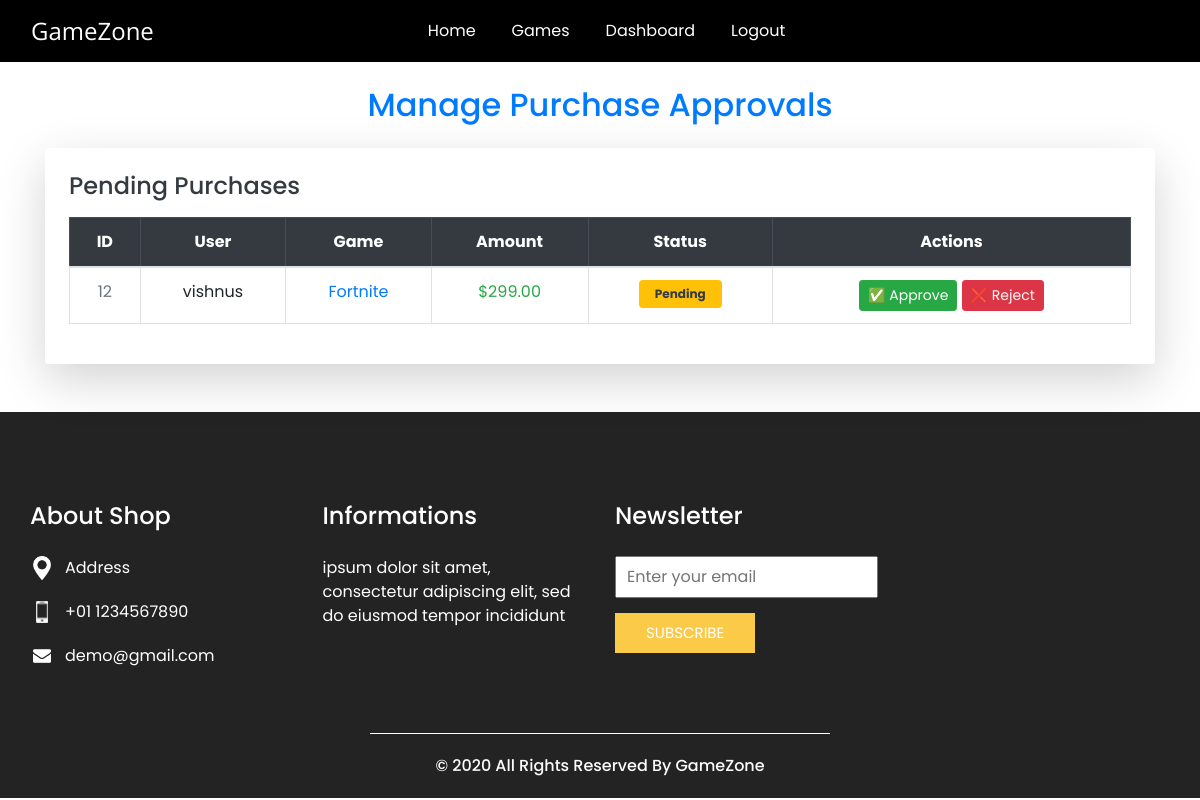
The page /game_app_staff/manage_purchase (signed in) on the database its author committed.
### game_app_user/models.py (models this page shows, shortened)
class Purchase(models.Model):
    user = models.ForeignKey(CustomUser, on_delete=models.CASCADE)
    game = models.ForeignKey('game_app_staff.Game', on_delete=models.CASCADE)
    amount = models.DecimalField(max_digits=10, decimal_places=2, null=True, blank=True)
    payment_status = models.CharField(max_length=20, choices=[('Pending', 'Pending'), ('Approved', 'Approved')], default='Pending')
    purchase_date = models.DateTimeField(auto_now_add=True)

class CustomUser(AbstractUser):
    phone=models.CharField(max_length=15,null=False,blank=False)
    email=models.EmailField(unique=True)
    USERNAME_FIELD='email'
    REQUIRED_FIELDS=['username']

### game_app_staff/models.py (models this page shows, shortened)
class Game(models.Model):
    CATEGORY_CHOICES = [('Free', 'Free'), ('Premium', 'Premium')]
    name = models.CharField(max_length=100)
    image = models.ImageField(upload_to='game_images/')
    price = models.DecimalField(max_digits=10, decimal_places=2, null=True, blank=True)
    description = models.TextField()
    category = models.CharField(max_length=10, choices=CATEGORY_CHOICES)
    file = models.URLField()
    created_at=models.DateTimeField(auto_now_add=True)

### game_app_staff/views.py (the view)
# urls.py: path('manage_purchase',views.manage_purchase,name='manage_purchase'),
@login_required
def manage_purchase(request):
    purchases=Purchase.objects.filter(payment_status='Pending')
    return render(request, 'manage_purchase.html', {'purchases': purchases})

### template/manage_purchase.html (shortened to what this page needs)
{% extends 'staff_header.html' %}
{% block content %}
<div class="container mt-4">
    <h2 class="text-center mb-4 fw-bold text-primary">Manage Purchase Approvals</h2>
    <div class="card shadow-lg border-0 rounded-4 p-4">
        <h4 class="mb-3 text-dark fw-semibold"> Pending Purchases</h4>
        {% if purchases %}
        <table class="table table-hover table-bordered text-center align-middle">
            <thead class="table-dark">
                <tr>
                    <th>ID</th>
                    <th>User</th>
                    <th>Game</th>
                    <th>Amount</th>
                    <th>Status</th>
                    <th>Actions</th>
                </tr>
            </thead>
            <tbody>
                {% for purchase in purchases %}
                <tr>
                    <td class="fw-bold text-secondary">{{ purchase.id }}</td>
                    <td class="fw-semibold">{{ purchase.user.username }}</td>
                    <td class="fw-semibold text-primary">{{ purchase.game.name }}</td>
                    <td>
                        {% if purchase.amount > 0 %}
                            <span class="fw-bold text-success">${{ purchase.amount }}</span>
                        {% else %}
                            <span class="fw-bold text-danger">Free</span>
                        {% endif %}
                    </td>
                    <td>
                        {% if purchase.payment_status == "Pending" %}
                            <span class="badge bg-warning text-dark px-3 py-2">Pending</span>
                        {% elif purchase.payment_status == "Approved" %}
                            <span class="badge bg-success px-3 py-2">Approved</span>
                        {% elif purchase.payment_status == "Rejected" %}
                            <span class="badge bg-danger px-3 py-2">Rejected</span>
                        {% endif %}
                    </td>
                    <td>
                        {% if purchase.payment_status == "Pending" %}
                            <a href="{% url 'approve_purchase' purchase.id %}" class="btn btn-success btn-sm fw-semibold">
                                ✅ Approve
                            </a>
                            <a href="{% url 'reject_purchase' purchase.id %}" class="btn btn-danger btn-sm fw-semibold">
                                ❌ Reject
                            </a>
                        {% elif purchase.payment_status == "Approved" %}
                            {% if purchase.amount > 0 %}
                                <span class="text-primary fw-semibold">Awaiting Payment</span>
                            {% else %}
                                <span class="text-success fw-semibold">Ready for Download</span>
                            {% endif %}
                        {% elif purchase.payment_status == "Rejected" %}
                            <span class="text-danger fw-semibold">Purchase Rejected</span>
                        {% endif %}
                    </td>
                </tr>
                {% endfor %}
            </tbody>
        </table>
        {% else %}
            <p class="text-muted text-center">No pending purchases.</p>
        {% endif %}
    </div>
</div>
{% endblock %}

### static/css/style.css (style rules this page uses)
body { font-family: "Poppins", sans-serif; color: #000000; background-color: #ffffff; }
a, a:hover, a:focus { text-decoration: none; }
.btn, .btn:focus { outline: none !important; -webkit-box-shadow: none; box-shadow: none; }

### static/css/responsive.css (style rules this page uses)
@media (min-width: 1200px) { .container { max-width: 1170px; } }

### rows shown on the page
Purchase: id "12", user.username "vishnus", game.name "Fortnite", amount "299.00", payment_status "Pending"
